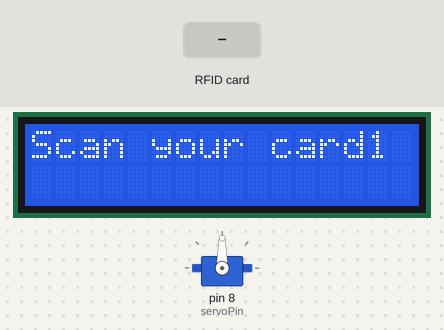
The sketch below on a simulated Arduino Uno, built with avr-gcc and run on an emulated ATmega328P. On the bench: servo, 16×2 character LCD. The inputs (shaded band) are chosen by the test bench. What the sketch prints to the serial monitor is not drawn.

Above: at 1.3 s.
1.4 s: RFID card 63 F3 E0 0F held to the reader
At 5.2 s:
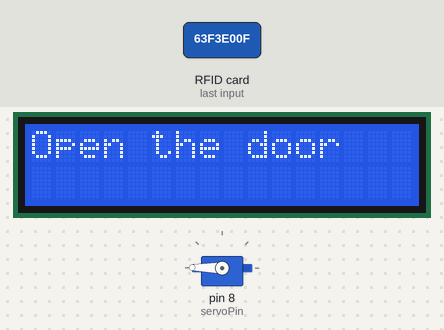
At 14.31 s:
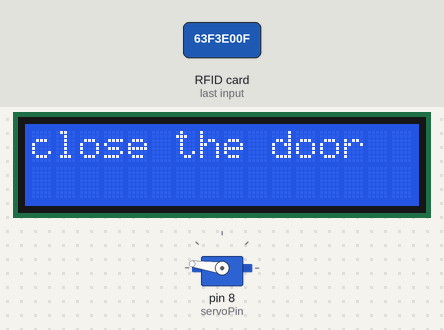
Timing chart, 0 to 15.9 s (numbered marks = the images above; inputs shaded):
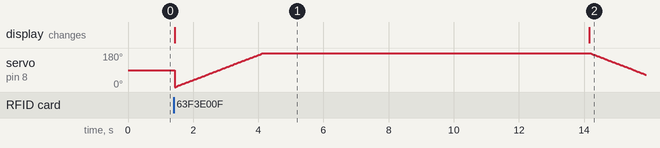

The sketch:

door_motor_lcd_servo_frid.ino
```cpp
#include <Wire.h>
#include <LiquidCrystal_I2C.h>
#include <SPI.h>
#include <MFRC522.h>

#include <Servo.h>

int servoPin = 8;
int DoorIRSensor = 7;
bool objectDetected;

Servo servo;
int angle = 0;  // servo position in degrees


// Define pins for RFID
#define SS_PIN 10
#define RST_PIN 9
MFRC522 mfrc522(SS_PIN, RST_PIN);

// Define I2C LCD (0x27 is the default I2C address; it might vary)
LiquidCrystal_I2C lcd(0x27, 16, 2);

// UID of the authorized card
byte authorizedUID[] = {0x63, 0xF3, 0xE0, 0x0F};

void setup() {

  servo.attach(servoPin);

  // Initialize serial communication
  Serial.begin(9600);
  // Initialize SPI bus and RFID reader
  SPI.begin();
  mfrc522.PCD_Init();
  // Initialize the LCD
  lcd.init();
  lcd.backlight();
  lcd.clear();
  lcd.setCursor(0, 0);
  lcd.print("Scan your card1");


   pinMode(DoorIRSensor, INPUT); // AI_IR Sensor pin INPUT


}

void loop() {


  // Check if a new RFID card is present
  if (!mfrc522.PICC_IsNewCardPresent()) {
    return;
  }
  // Select one of the cards
  if (!mfrc522.PICC_ReadCardSerial()) {
    return;
  }

  // Display the UID in serial monitor for debugging
  Serial.print("Card UID: ");
  for (byte i = 0; i < mfrc522.uid.size; i++) {
    Serial.print(mfrc522.uid.uidByte[i], HEX);
    Serial.print(" ");
  }
  Serial.println();


  // Check if the detected UID matches the authorized UID
  if (checkUID(mfrc522.uid.uidByte) || objectDetected == LOW ) {


    lcd.clear();
    lcd.setCursor(0, 0);
    lcd.print("Open the door");

    for(angle = 0; angle < 180; angle++) {
        servo.write(angle);
        delay(15);
    }

    delay(10000);

     lcd.clear();
    lcd.setCursor(0, 0);
    lcd.print("close the door");

    // now scan back from 180 to 0 degrees
    for(angle = 180; angle > 0; angle--) {
        servo.write(angle);
        delay(15);
    }


    lcd.clear();
    lcd.setCursor(0, 0);
    lcd.print("Scan your card2");
  } else {
    lcd.clear();
    lcd.setCursor(0, 0);
    lcd.print("Access Denied");
    delay(2000);
    lcd.clear();
    lcd.setCursor(0, 0);
    lcd.print("Scan your card3");

    objectDetected = digitalRead(DoorIRSensor); // Read the sensor value


  }

  // Halt PICC
  mfrc522.PICC_HaltA();
}

// Function to check if UID matches the authorized UID
bool checkUID(byte *uid) {
  for (byte i = 0; i < 4; i++) {
    if (uid[i] != authorizedUID[i]) {
      return false;
    }
  }
  return true;
}
```

Measured:
- after the input at 1.4 s, the display: changes at once (image 1)
